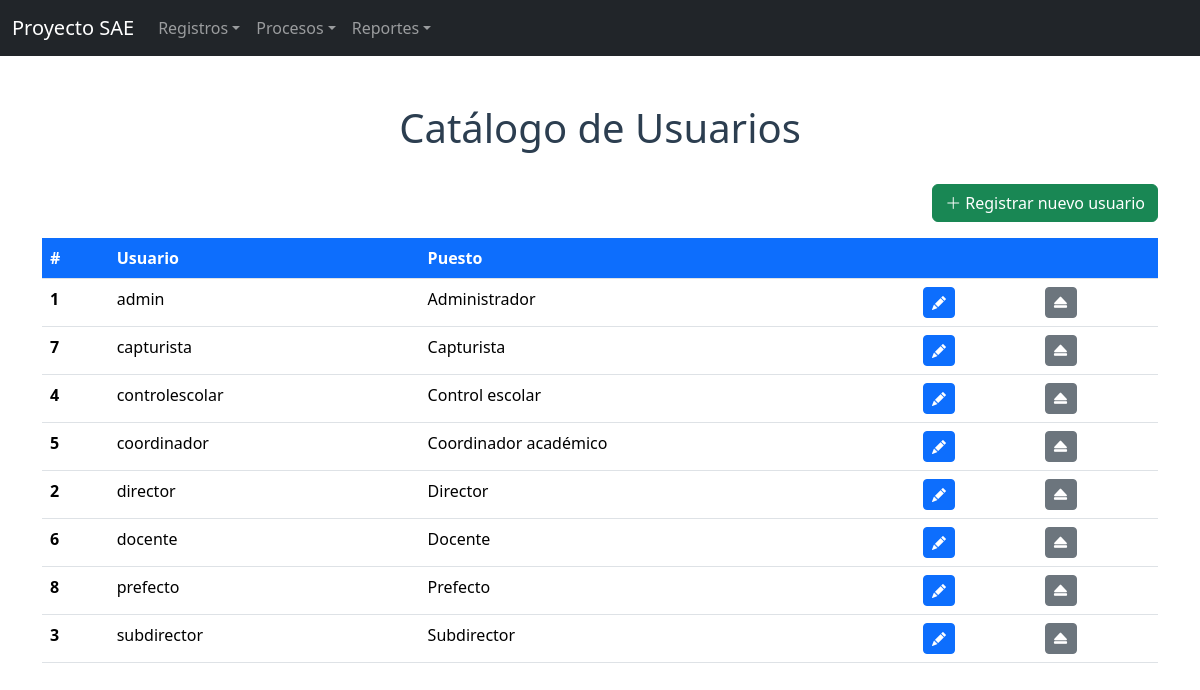
/proyecto_sae/Cruds/crudusuarios.php, run on the app's committed database.
### tables this page shows
CREATE TABLE usuarios (
    ID_USER      INT AUTO_INCREMENT PRIMARY KEY,
    NOMBREUSER   VARCHAR(50) NOT NULL,
    PWUSER       VARCHAR(40) NOT NULL,    
    PUESTO       INT NOT NULL,            
    STATUS_USER  VARCHAR(4)  NOT NULL DEFAULT 'ALTA',
    UNIQUE KEY uq_nombreuser (NOMBREUSER),    
    CONSTRAINT fk_usuarios_puesto FOREIGN KEY (PUESTO) REFERENCES puesto (ID_PUESTO)
);

CREATE TABLE puesto (
    ID_PUESTO           INT AUTO_INCREMENT PRIMARY KEY,
    DESCRIPCION_PUESTO  VARCHAR(50) NOT NULL,
    STATUS_PUESTO       VARCHAR(4)  NOT NULL DEFAULT 'ALTA'
);

### proyecto_sae/Cruds/conexion.php (called while the page is built, shortened)
<?php
$base = preg_replace('#/(Cruds|formularios)/.*$#i', '', $_SERVER['SCRIPT_NAME']);
$servidor = "localhost";
$usuario  = "root";
$password = "";
$base_datos = "proyecto_sae";
$conexion = new mysqli($servidor, $usuario, $password, $base_datos);
$conexion->set_charset("utf8mb4");
return $conexion;

### proyecto_sae/Cruds/crudusuarios.php (the view, shortened to what this page needs)
<?php
$mysqli = include "conexion.php";
$resultado = $mysqli->query("SELECT u.ID_USER AS iduser, u.NOMBREUSER AS nombreuser, p.DESCRIPCION_PUESTO AS puesto FROM usuarios u INNER JOIN puesto p ON p.ID_PUESTO = u.PUESTO WHERE u.STATUS_USER = 'ALTA' ORDER BY u.NOMBREUSER");
$usuarios = $resultado->fetch_all(MYSQLI_ASSOC);
?>
<!DOCTYPE html>
<html lang="es">
<head>
    <link href="<?= $base ?>/assets/css/bootstrap.min.css" rel="stylesheet">
    <link rel="stylesheet" href="<?= $base ?>/assets/css/bootstrap-icons.css">
</head>
<body>
<?php include __DIR__ . "/../NavBar/navbar.php"; ?>
<div class="container">
    <br><br>
    <h1 align="center">Catálogo de Usuarios</h1>
    <br>
    <div class="d-flex justify-content-end mb-3">
        <a href="<?= $base ?>/formularios/alta/Formulario_Usuarios.php" class="btn btn-success">
            <i class="bi bi-plus-lg"></i> Registrar nuevo usuario
        </a>
    </div>
    <table class="table">
        <thead class="thead-dark">
            <tr>
                <th scope="col">#</th>
                <th scope="col">Usuario</th>
                <th scope="col">Puesto</th>
                <th scope="col"></th>
                <th scope="col"></th>
            </tr>
        </thead>
        <tbody>
<?php foreach ($usuarios as $usuario) { ?>
            <tr>
                <th scope="row"><?php echo $usuario["iduser"]; ?></th>
                <td><?php echo htmlspecialchars($usuario["nombreuser"]); ?></td>
                <td><?php echo htmlspecialchars($usuario["puesto"]); ?></td>
                <td>
                    <a href="<?= $base ?>/formularios/modificar/Modificar_Usuarios.php?id=<?php echo $usuario["iduser"]; ?>" class="btn btn-sm btn-primary" title="Modificar">
                        <i class="bi bi-pencil-fill"></i>
                    </a>
                </td>
                <td>
                    <a href="crudusuarios.php?baja=<?php echo $usuario["iduser"]; ?>" class="btn btn-sm btn-secondary" title="Baja" onclick="return confirm('¿Dar de baja este usuario?');">
                        <i class="bi bi-eject-fill"></i>
                    </a>
                </td>
            </tr>
<?php } ?>
        </tbody>
    </table>
</div>
</body>
</html>

### proyecto_sae/Cruds/crudusuarios.php (style rules this page uses)
thead.thead-dark th { background-color: #0d6efd; color: #ffffff; }
h1 { color: #2c3e50; }

### data on the page
usuarios: ID_USER "1", NOMBREUSER "admin", PUESTO.DESCRIPCION_PUESTO "Administrador"
usuarios: ID_USER "7", NOMBREUSER "capturista", PUESTO.DESCRIPCION_PUESTO "Capturista"
usuarios: ID_USER "4", NOMBREUSER "controlescolar", PUESTO.DESCRIPCION_PUESTO "Control escolar"
usuarios: ID_USER "5", NOMBREUSER "coordinador", PUESTO.DESCRIPCION_PUESTO "Coordinador académico"
usuarios: ID_USER "2", NOMBREUSER "director", PUESTO.DESCRIPCION_PUESTO "Director"
usuarios: ID_USER "6", NOMBREUSER "docente", PUESTO.DESCRIPCION_PUESTO "Docente"
usuarios: ID_USER "8", NOMBREUSER "prefecto", PUESTO.DESCRIPCION_PUESTO "Prefecto"
usuarios: ID_USER "3", NOMBREUSER "subdirector", PUESTO.DESCRIPCION_PUESTO "Subdirector"
